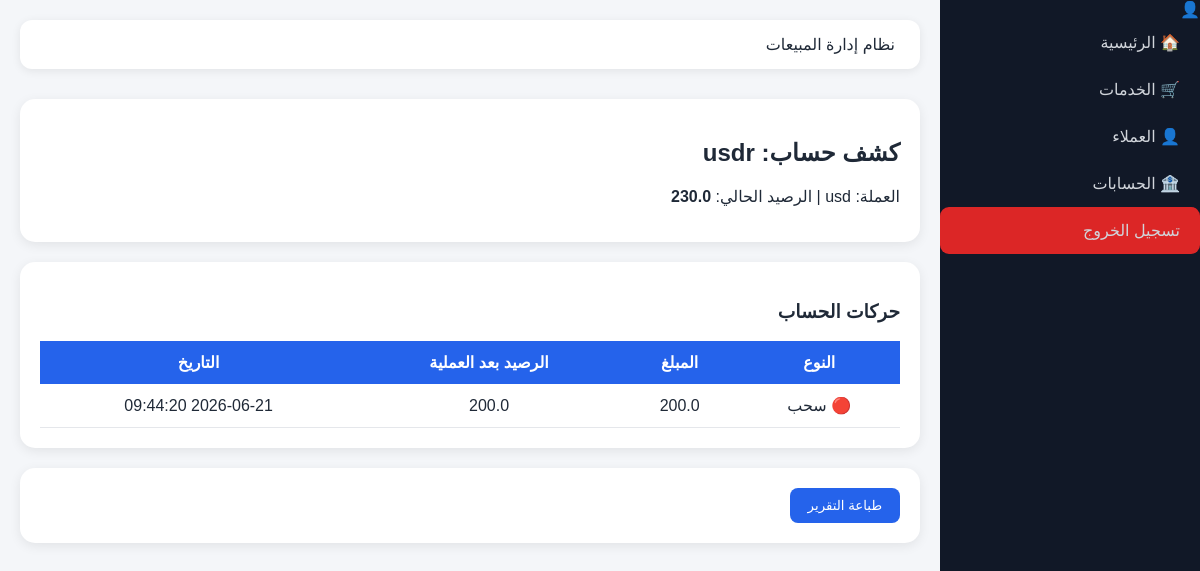
The page /accounts/report/1 on the database as committed earlier.
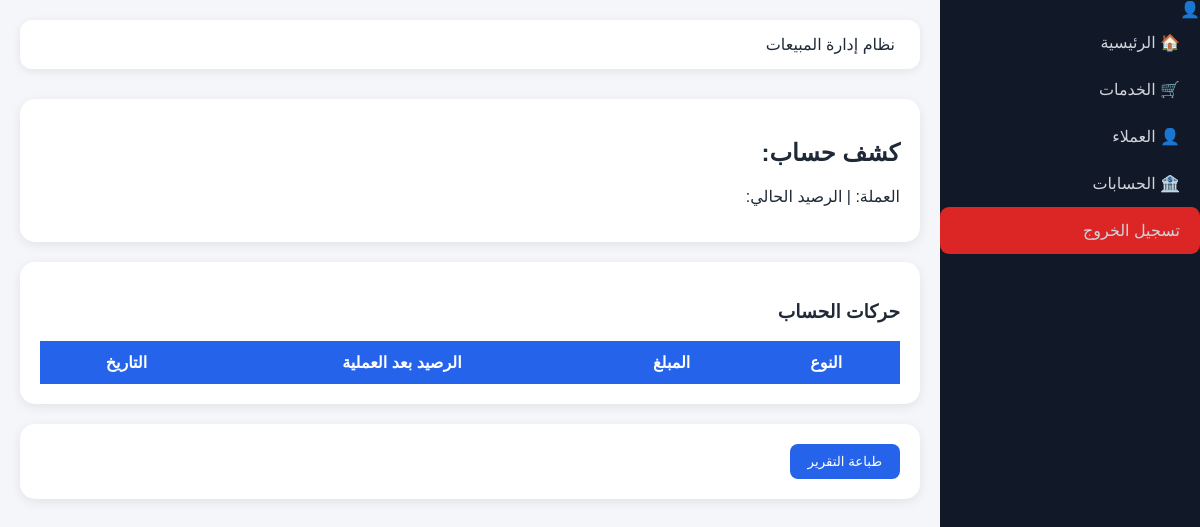
The same page on the database as committed later.
### tables this page shows
CREATE TABLE accounts (

id INTEGER PRIMARY KEY AUTOINCREMENT,

name TEXT,

currency TEXT,

balance REAL DEFAULT 0,

created_at TEXT

);

CREATE TABLE account_transactions (

id INTEGER PRIMARY KEY AUTOINCREMENT,

account_id INTEGER,

type TEXT,

amount REAL,

balance_after REAL,

notes TEXT,

created_at TEXT

);

### app.py (the view)
@app.route('/accounts/report/<int:id>')
def account_report(id):
    conn = sqlite3.connect('database.db')
    conn.row_factory = sqlite3.Row
    cursor = conn.cursor()
    account = cursor.execute(
        "SELECT * FROM accounts WHERE id=?",
        (id,)
    ).fetchone()
    transactions = cursor.execute("""
    SELECT *
    FROM account_transactions
    WHERE account_id=?
    ORDER BY id DESC
    """, (id,)).fetchall()
    conn.close()
    return render_template(
        'account_report.html',
        account=account,
        transactions=transactions
    )

### templates/account_report.html (shortened to what this page needs)
{% extends 'base.html' %}
{% block content %}
<div class="card">
    <h2>كشف حساب: {{ account['name'] }}</h2>
    <p>
        العملة: {{ account['currency'] }} |
        الرصيد الحالي: <b>{{ account['balance'] }}</b>
    </p>
</div>
<div class="card">
    <h3>حركات الحساب</h3>
    <table>
        <tr>
            <th>النوع</th>
            <th>المبلغ</th>
            <th>الرصيد بعد العملية</th>
            <th>التاريخ</th>
        </tr>
        {% for t in transactions %}
        <tr>
            <td>
                {% if t['type'] == 'deposit' %}
                    🟢 إيداع
                {% else %}
                    🔴 سحب
                {% endif %}
            </td>
            <td>{{ t['amount'] }}</td>
            <td>{{ t['balance_after'] }}</td>
            <td>{{ t['created_at'] }}</td>
        </tr>
        {% endfor %}
    </table>
</div>
<div class="card">
    <button class="btn-save" onclick="window.print()">
        طباعة التقرير
    </button>
</div>
{% endblock %}

### templates/base.html (shortened to what this page needs)
<!DOCTYPE html><html lang="ar" dir="rtl"><head><meta charset="UTF-8">
<link rel="stylesheet"
      href="{{ url_for('static', filename='css/style.css') }}">
</head>
<link rel="stylesheet"
      href="{{ url_for('static', filename='css/style.css') }}">
      <body  class="hold-transition sidebar-mini">
        <div class="sidebar">
          <div class="logo">
</div>
<nav class="sidebar">
{% set perms = session.get('permissions', '').split(',') %}
<span class="user-info">
        👤 {{ session['full_name'] }}
    </span>
<a href="{{ url_for('dashboard') }}">🏠 الرئيسية</a>
<a href="{{ url_for('services') }}">
    🛒 الخدمات
</a>
<a href="{{ url_for('customers') }}"
   class="{% if request.endpoint == 'customers' %}active{% endif %}">
   👤 العملاء
</a>
<a href="{{ url_for('accounts') }}"
   class="{% if request.endpoint == 'accounts' %}active{% endif %}">
   🏦 الحسابات
</a>
<div class="topbar-left">
    <a href="/logout" class="logout-btn">
        تسجيل الخروج
    </a>
</div>
</nav>
</div>
<div class="content"><div class="topbar">
    {% block titlebar %}
    نظام إدارة المبيعات
    {% endblock %}
</div>
<div class="page-content">
    {% block content %}{% endblock %}
</div>
</div>
</body></html>

### static/css/style.css (style rules this page uses)
body { margin:0; background:#f4f6f9; font-family:Tahoma, Arial, sans-serif; color:#1f2937; }
.sidebar { width:260px; height:100vh; position:fixed; right:0; top:0; background:#111827; overflow-y:auto; }
.logo { color:white; text-align:center; padding:25px; font-size:24px; font-weight:bold; border-bottom:1px solid rgba(255,255,255,.1); }
.sidebar a { display:block; padding:14px 20px; color:#d1d5db; text-decoration:none; transition:.2s; }
.content { margin-right:260px; min-height:100vh; padding:20px; }
.topbar { display:flex; justify-content:space-between; align-items:center; background:white; padding:15px 25px; border-radius:12px; margin-bottom:30px; box-shadow:0 2px 10px rgba(0,0,0,.08); }
.user-info { font-weight:bold; }
.logout-btn { background:#dc2626; color:white; text-decoration:none; padding:2px 6px; margin: auto; border-radius:9px; }
.card, .table-card, .sales-form, .employee-form { background:white; padding:20px; border-radius:15px; box-shadow:0 3px 12px rgba(0,0,0,.08); margin-bottom:20px; }
.btn-save { background:#2563eb; color:white; border:none; padding:10px 18px; border-radius:8px; cursor:pointer; text-decoration:none; }
table { width:100%; border-collapse:collapse; background:white; overflow:hidden; }
table th { background:#2563eb; color:white; padding:12px; }

Rows that differ between the two databases and show on the page:
removed accounts: name "usdr", balance "230.0"
removed account_transactions: type "🔴 سحب", amount "200.0", balance_after "200.0", created_at "2026-06-21 09:44:20"
